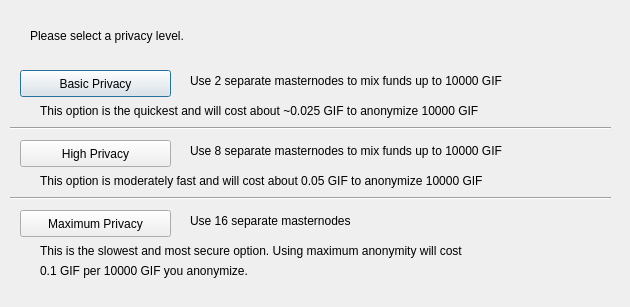
<?xml version="1.0" encoding="UTF-8"?>
<ui version="4.0">
 <class>ObfuscationConfig</class>
 <widget class="QDialog" name="ObfuscationConfig">
  <property name="geometry">
   <rect>
    <x>0</x>
    <y>0</y>
    <width>630</width>
    <height>307</height>
   </rect>
  </property>
  <property name="windowTitle">
   <string>Configure Obfuscation</string>
  </property>
  <widget class="QPushButton" name="buttonBasic">
   <property name="geometry">
    <rect>
     <x>20</x>
     <y>70</y>
     <width>151</width>
     <height>27</height>
    </rect>
   </property>
   <property name="text">
    <string>Basic Privacy</string>
   </property>
  </widget>
  <widget class="QPushButton" name="buttonHigh">
   <property name="geometry">
    <rect>
     <x>20</x>
     <y>140</y>
     <width>151</width>
     <height>27</height>
    </rect>
   </property>
   <property name="text">
    <string>High Privacy</string>
   </property>
  </widget>
  <widget class="QPushButton" name="buttonMax">
   <property name="geometry">
    <rect>
     <x>20</x>
     <y>210</y>
     <width>151</width>
     <height>27</height>
    </rect>
   </property>
   <property name="text">
    <string>Maximum Privacy</string>
   </property>
  </widget>
  <widget class="QLabel" name="label">
   <property name="geometry">
    <rect>
     <x>30</x>
     <y>20</y>
     <width>571</width>
     <height>31</height>
    </rect>
   </property>
   <property name="text">
    <string>Please select a privacy level.</string>
   </property>
  </widget>
  <widget class="QLabel" name="label_2">
   <property name="geometry">
    <rect>
     <x>190</x>
     <y>70</y>
     <width>421</width>
     <height>21</height>
    </rect>
   </property>
   <property name="text">
    <string>Use 2 separate masternodes to mix funds up to 10000 GIF</string>
   </property>
  </widget>
  <widget class="QLabel" name="label_3">
   <property name="geometry">
    <rect>
     <x>190</x>
     <y>140</y>
     <width>411</width>
     <height>21</height>
    </rect>
   </property>
   <property name="text">
    <string>Use 8 separate masternodes to mix funds up to 10000 GIF</string>
   </property>
  </widget>
  <widget class="QLabel" name="label_4">
   <property name="geometry">
    <rect>
     <x>190</x>
     <y>210</y>
     <width>421</width>
     <height>21</height>
    </rect>
   </property>
   <property name="text">
    <string>Use 16 separate masternodes</string>
   </property>
  </widget>
  <widget class="QLabel" name="label_6">
   <property name="geometry">
    <rect>
     <x>40</x>
     <y>100</y>
     <width>561</width>
     <height>21</height>
    </rect>
   </property>
   <property name="text">
    <string>This option is the quickest and will cost about ~0.025 GIF to anonymize 10000 GIF</string>
   </property>
  </widget>
  <widget class="QLabel" name="label_7">
   <property name="geometry">
    <rect>
     <x>40</x>
     <y>170</y>
     <width>561</width>
     <height>21</height>
    </rect>
   </property>
   <property name="text">
    <string>This option is moderately fast and will cost about 0.05 GIF to anonymize 10000 GIF</string>
   </property>
  </widget>
  <widget class="QLabel" name="label_8">
   <property name="geometry">
    <rect>
     <x>40</x>
     <y>240</y>
     <width>561</width>
     <height>21</height>
    </rect>
   </property>
   <property name="text">
    <string>This is the slowest and most secure option. Using maximum anonymity will cost</string>
   </property>
  </widget>
  <widget class="QLabel" name="label_9">
   <property name="geometry">
    <rect>
     <x>40</x>
     <y>260</y>
     <width>561</width>
     <height>21</height>
    </rect>
   </property>
   <property name="text">
    <string>0.1 GIF per 10000 GIF you anonymize.</string>
   </property>
  </widget>
  <widget class="Line" name="line">
   <property name="geometry">
    <rect>
     <x>10</x>
     <y>120</y>
     <width>601</width>
     <height>16</height>
    </rect>
   </property>
   <property name="orientation">
    <enum>Qt::Horizontal</enum>
   </property>
  </widget>
  <widget class="Line" name="line_2">
   <property name="geometry">
    <rect>
     <x>10</x>
     <y>190</y>
     <width>601</width>
     <height>16</height>
    </rect>
   </property>
   <property name="orientation">
    <enum>Qt::Horizontal</enum>
   </property>
  </widget>
 </widget>
 <resources/>
 <connections/>
</ui>
